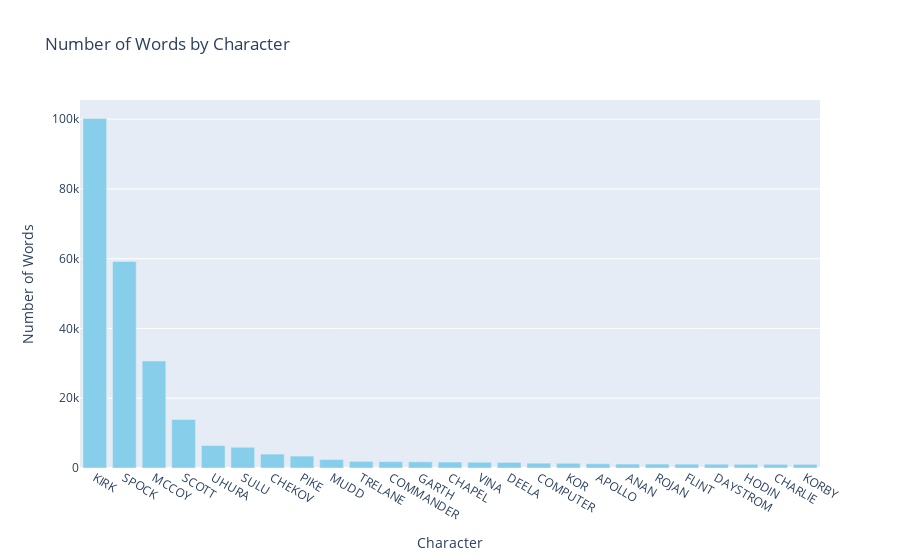
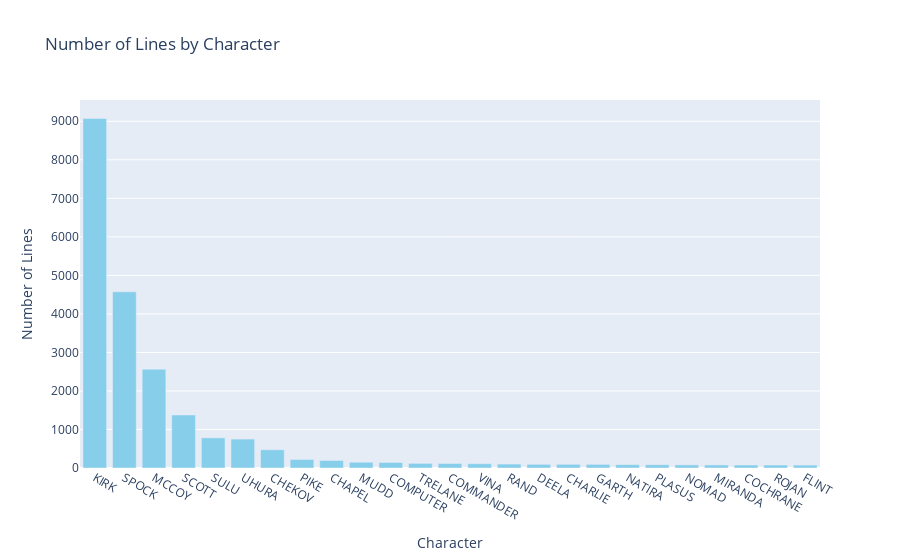

Here is the notebook cell these charts were saved with, in order:
### Code cell
plot_word_line_counts(clean_word_counts, clean_line_counts)

### Figure 1 — Plotly figure (JSON) as saved in the notebook; plotly's stock layout.template omitted (floating-point values rounded to 4 significant figures)
{"data": [{"marker": {"color": "skyblue"}, "type": "bar", "x": ["KIRK", "SPOCK", "MCCOY", "SCOTT", "UHURA", "SULU", "CHEKOV", "PIKE", "MUDD", "TRELANE", "COMMANDER", "GARTH", "CHAPEL", "VINA", "DEELA", "COMPUTER", "KOR", "APOLLO", "ANAN", "ROJAN", "FLINT", "DAYSTROM", "HODIN", "CHARLIE", "KORBY"], "y": [100214, 59217, 30674, 13919, 6456, 5946, 3989, 3420, 2425, 1915, 1831, 1778, 1710, 1647, 1598, 1389, 1358, 1221, 1131, 1126, 1108, 1086, 1079, 1053, 1049]}], "layout": {"title": {"text": "Number of Words by Character"}, "xaxis": {"title": {"text": "Character"}}, "yaxis": {"title": {"text": "Number of Words"}}}}

### Figure 2 — Plotly figure (JSON) as saved in the notebook; plotly's stock layout.template omitted (floating-point values rounded to 4 significant figures)
{"data": [{"marker": {"color": "skyblue"}, "type": "bar", "x": ["KIRK", "SPOCK", "MCCOY", "SCOTT", "SULU", "UHURA", "CHEKOV", "PIKE", "CHAPEL", "MUDD", "COMPUTER", "TRELANE", "COMMANDER", "VINA", "RAND", "DEELA", "CHARLIE", "GARTH", "NATIRA", "PLASUS", "NOMAD", "MIRANDA", "COCHRANE", "ROJAN", "FLINT"], "y": [9075, 4573, 2566, 1377, 783, 751, 474, 222, 195, 150, 144, 120, 118, 111, 102, 95, 95, 94, 87, 85, 81, 79, 78, 77, 76]}], "layout": {"title": {"text": "Number of Lines by Character"}, "xaxis": {"title": {"text": "Character"}}, "yaxis": {"title": {"text": "Number of Lines"}}}}
